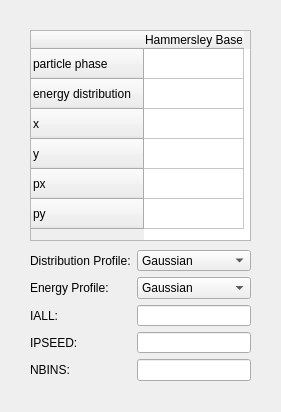
<?xml version="1.0" encoding="UTF-8"?>
<ui version="4.0">
 <class>ploading</class>
 <widget class="QWidget" name="ploading">
  <property name="geometry">
   <rect>
    <x>0</x>
    <y>0</y>
    <width>281</width>
    <height>412</height>
   </rect>
  </property>
  <property name="windowTitle">
   <string>Form</string>
  </property>
  <widget class="QWidget" name="formLayoutWidget">
   <property name="geometry">
    <rect>
     <x>30</x>
     <y>250</y>
     <width>221</width>
     <height>131</height>
    </rect>
   </property>
   <layout class="QFormLayout" name="formLayout">
    <property name="fieldGrowthPolicy">
     <enum>QFormLayout::AllNonFixedFieldsGrow</enum>
    </property>
    <item row="0" column="0">
     <widget class="QLabel" name="label">
      <property name="text">
       <string>Distribution Profile:</string>
      </property>
     </widget>
    </item>
    <item row="0" column="1">
     <widget class="QComboBox" name="itgaus">
      <item>
       <property name="text">
        <string>Gaussian</string>
       </property>
      </item>
      <item>
       <property name="text">
        <string>Uniform</string>
       </property>
      </item>
      <item>
       <property name="text">
        <string>Parabolic</string>
       </property>
      </item>
     </widget>
    </item>
    <item row="1" column="0">
     <widget class="QLabel" name="label_2">
      <property name="text">
       <string>Energy Profile:</string>
      </property>
     </widget>
    </item>
    <item row="1" column="1">
     <widget class="QComboBox" name="itgamgaus">
      <item>
       <property name="text">
        <string>Gaussian</string>
       </property>
      </item>
      <item>
       <property name="text">
        <string>Uniform</string>
       </property>
      </item>
     </widget>
    </item>
    <item row="2" column="0">
     <widget class="QLabel" name="label_3">
      <property name="text">
       <string>IALL:</string>
      </property>
     </widget>
    </item>
    <item row="2" column="1">
     <widget class="QLineEdit" name="iall"/>
    </item>
    <item row="3" column="0">
     <widget class="QLabel" name="label_4">
      <property name="text">
       <string>IPSEED:</string>
      </property>
     </widget>
    </item>
    <item row="4" column="0">
     <widget class="QLabel" name="label_5">
      <property name="text">
       <string>NBINS:</string>
      </property>
     </widget>
    </item>
    <item row="3" column="1">
     <widget class="QLineEdit" name="ipspeed"/>
    </item>
    <item row="4" column="1">
     <widget class="QLineEdit" name="nbins"/>
    </item>
   </layout>
  </widget>
  <widget class="QTableWidget" name="tableWidget">
   <property name="geometry">
    <rect>
     <x>30</x>
     <y>30</y>
     <width>221</width>
     <height>211</height>
    </rect>
   </property>
   <row>
    <property name="text">
     <string>particle phase</string>
    </property>
   </row>
   <row>
    <property name="text">
     <string>energy distribution</string>
    </property>
   </row>
   <row>
    <property name="text">
     <string>x</string>
    </property>
   </row>
   <row>
    <property name="text">
     <string>y</string>
    </property>
   </row>
   <row>
    <property name="text">
     <string>px</string>
    </property>
   </row>
   <row>
    <property name="text">
     <string>py</string>
    </property>
   </row>
   <column>
    <property name="text">
     <string>Hammersley Base</string>
    </property>
   </column>
  </widget>
 </widget>
 <resources/>
 <connections/>
</ui>
